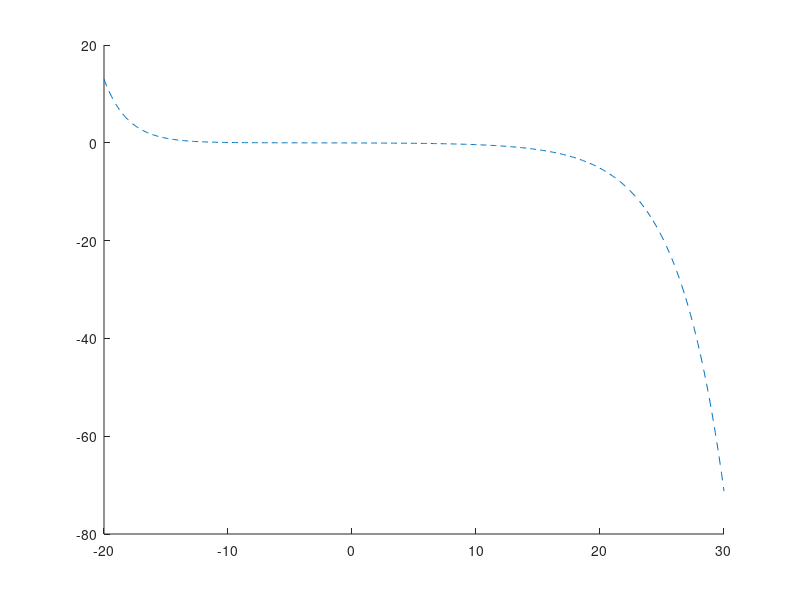

The MATLAB script that drew this image:


n = 500;

q_mtj = linspace(-20,30,n)*pi/180;



figure
hold on

%%
% 
% K_pass = [-50 20 60 -30]';
% theta_pass = [-0.4 0.3]';
% 
% Tau_pass_1 = K_pass(1,1)*exp(K_pass(2,1)*(q_mtj-theta_pass(2,1)));
% Tau_pass_2 = K_pass(3,1)*exp(K_pass(4,1)*(q_mtj-theta_pass(1,1)));
% 
% plot(q_mtj*180/pi,Tau_pass_1+Tau_pass_2,'--')

%%
K_pass = [-50 15 60 -30]';
theta_pass = [-0.4 0.5]';

Tau_pass_1 = K_pass(1,1)*exp(K_pass(2,1)*(q_mtj-theta_pass(2,1)));
Tau_pass_2 = K_pass(3,1)*exp(K_pass(4,1)*(q_mtj-theta_pass(1,1)));

plot(q_mtj*180/pi,Tau_pass_1+Tau_pass_2,'--')


